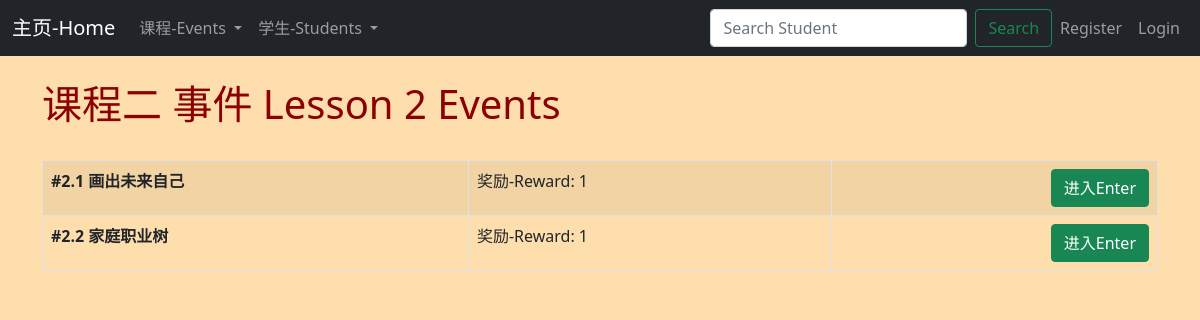
The page /events/lesson-two on the database its author committed.
### events/models.py (models this page shows, shortened)
class Event(models.Model):
	name = models.CharField('Event Name', max_length=120 )
	description = models.TextField(blank = True)
	lesson = models.IntegerField("Lesson Number", blank=False)
	reward = models.IntegerField("Badge",blank=False, default="1")

### events/views.py (the view)
# urls.py: path('events/lesson-two', views.lesson_two, name = 'lesson-two'),
def lesson_two(request):
	event_list = Event.objects.all()
	return render(request,
		'events/lesson_two.html', {
		'event_list' : event_list
		})

### events/templates/events/lesson_two.html (shortened to what this page needs)
{% extends 'events/base.html' %}
{% block content %}
<head>
</head>
	<h1> 课程二 事件 Lesson 2 Events </h1>
<br/>
<table class="table table-striped table-hover table-bordered ">
{% for event in event_list %}
{% if event.lesson == 2 %}
        	<tr>
    			<td>
    					<strong>{{ event.name }}</strong>
    			</td>
    			<td>
    				奖励-Reward: {{ event.reward }}
    			</td>
    			<td>
    					<a href=" {% url 'show-event' event.id %}">
    					<input type = "submit" value = "进入Enter" class = "btn btn-success" style="float: right;"></a>
    			</td>
    		</tr>
{% endif %}
{% endfor %}
</table>
<br/>
{% endblock %}

### events/templates/events/base.html (style rules this page uses)
body { background: #f4f4f4; }

### events/templates/events/lesson_two.html (style rules this page uses)
body { background-color: #FFDEAD; }
h1 { color: #8B0000; }

### rows shown on the page
Event: name "#2.1 画出未来自己", reward "1"
Event: name "#2.2 家庭职业树", reward "1"
